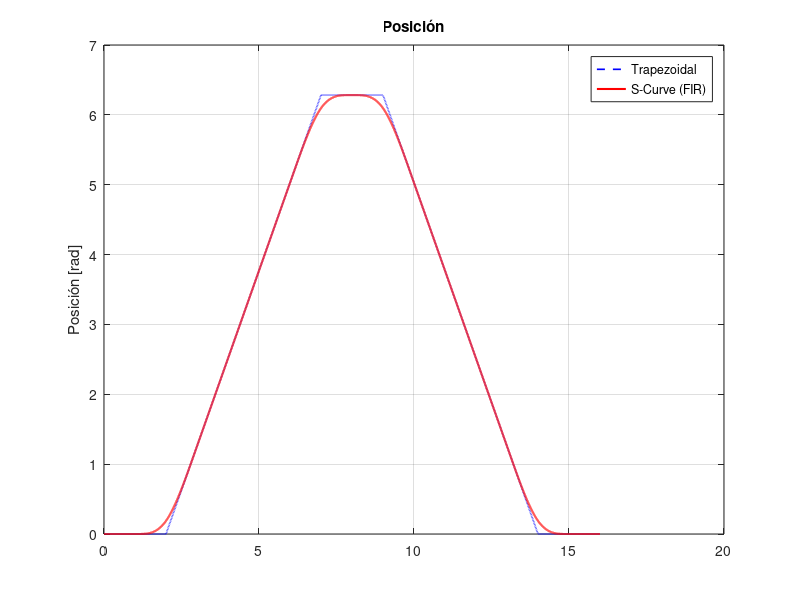
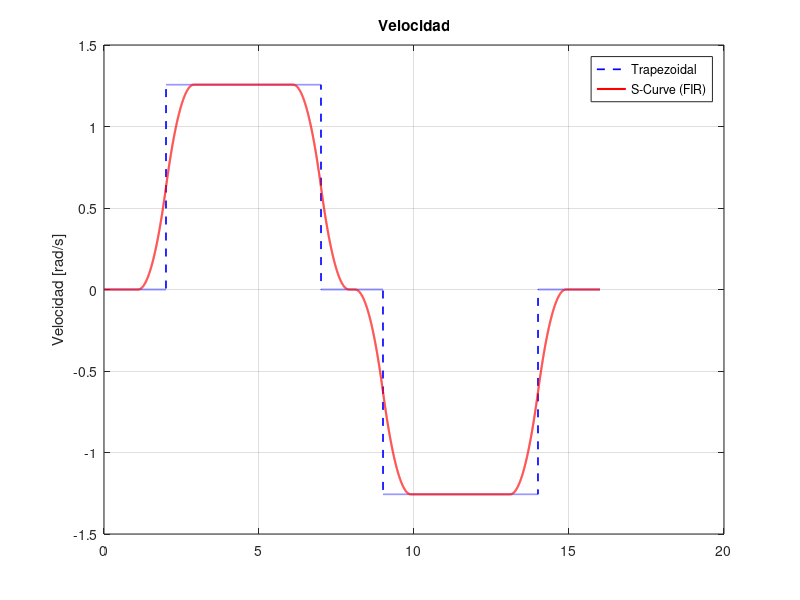
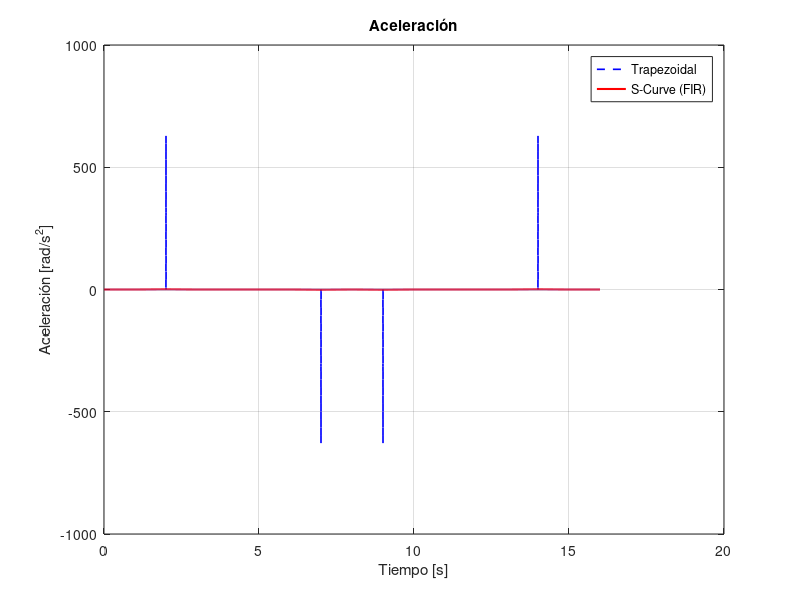
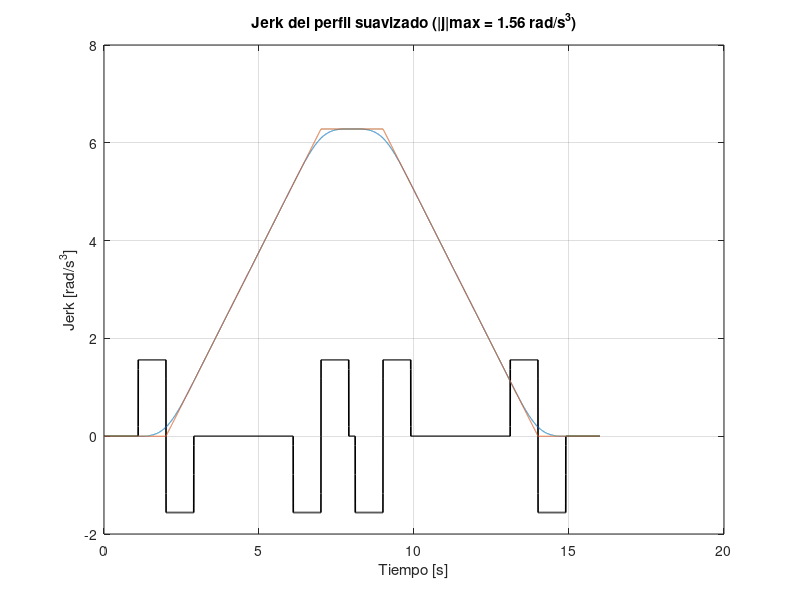

MATLAB code to generate these figures, in order:
%% Perfil S-Curve a partir de un trapezoidal (filtrado FIR)


%% 1. Perfil trapezoidal original (consigna)
t_trap = [0, 2, 7, 9, 14, 16];      % [s]
p_trap = [0, 0, 2*pi, 2*pi, 0, 0];  % [rad]

%% 2. Muestreo fino del perfil original (interpolación lineal)
Ts = 0.001;                          % periodo de muestreo [s] (ajusta según tu lazo)
t = 0:Ts:t_trap(end);
p_orig = interp1(t_trap, p_trap, t, 'linear');

%% 3. Cálculo de velocidad y aceleración del original
v_orig = gradient(p_orig, Ts);
a_orig = gradient(v_orig, Ts);

%% 4. Filtro FIR (media móvil) para suavizar -> S-Curve
% El orden N del filtro se elige según el jerk máximo admisible:
%   N = a_max / (j_max * Ts) - 1
% Con a_max ~ pi rad/s^2 (aprox. del trapezoidal) y j_max deseado.
a_max_trap = max(abs(a_orig));       % aceleración máx del trapezoidal
j_max_deseado = 700;                    % [rad/s^3] AJUSTA este valor
N = round(a_max_trap / (j_max_deseado * Ts) - 1);
N = max(N, 2);                        % al menos orden 2
if mod(N,2)==0, N = N+1; end          % forzar impar para simetría (opcional)

% Filtro de media móvil de N puntos (coeficientes 1/N)
b = ones(1,N)/N;
a = 1;

% Aplicar filtro a la posición (filtfilt evita desfase)
p_s = filtfilt(b, a, p_orig);

%% 5. Derivadas del perfil suavizado
v_s = gradient(p_s, Ts);
a_s = gradient(v_s, Ts);
j_s = gradient(a_s, Ts);

%% 6. Gráficas comparativas


figure('Name','Consigna de movimiento','Color','w');
plot(t, p_orig, 'b--', 'LineWidth',1.2); hold on;
plot(t, p_s, 'r-', 'LineWidth',1.5);
grid on; ylabel('Posición [rad]');
legend('Trapezoidal','S-Curve (FIR)','Location','best');
title('Posición');

figure('Name','velocidad','Color','w');
plot(t, v_orig, 'b--', 'LineWidth',1.2); hold on;
plot(t, v_s, 'r-', 'LineWidth',1.5);
grid on; ylabel('Velocidad [rad/s]');
legend('Trapezoidal','S-Curve (FIR)','Location','best');
title('Velocidad');

figure('Name','Aceleracíon','Color','w');
plot(t, a_orig, 'b--', 'LineWidth',1.2); hold on;
plot(t, a_s, 'r-', 'LineWidth',1.5);
grid on; xlabel('Tiempo [s]'); ylabel('Aceleración [rad/s^2]');
legend('Trapezoidal','S-Curve (FIR)','Location','best');
title('Aceleración');

%% 7. Verificación del jerk
figure('Name','Jerk','Color','w');
plot(t, j_s, 'k-', 'LineWidth',1.2); grid on;
xlabel('Tiempo [s]'); ylabel('Jerk [rad/s^3]');
title(sprintf('Jerk del perfil suavizado (|j|max = %.2f rad/s^3)', max(abs(j_s))));

%% 8. (Opcional) Guardar el perfil suavizado para usarlo en el lazo
% perfil.t = t; perfil.p = p_s; perfil.v = v_s; perfil.a = a_s;
% save('perfil_scurve.mat','-struct','perfil');

%% ===== EXPORTAR VECTORES PARA LOOKUP TABLE DE SIMULINK =====
% Vectores para el bloque 1-D Lookup Table:
%   - t_lut  -> Breakpoints 1
%   - p_lut  -> Table data
t_lut = t(:);        % vector de tiempo (breakpoints)
p_lut = p_s(:);      % posición suavizada (table data)

% (Opcional) vectores extra para feedforward en el lazo del motor
v_lut = v_s(:);      % velocidad suavizada
a_lut = a_s(:);      % aceleración suavizada

% Enviar al workspace base para que Simulink los vea
assignin('base','t_lut',t_lut);
assignin('base','p_lut',p_lut);
assignin('base','v_lut',v_lut);
assignin('base','a_lut',a_lut);

% (Opcional) guardar en .mat para reutilizar sin recalcular
save('perfil_lut.mat','t_lut','p_lut','v_lut','a_lut');

% Resumen en consola
fprintf('\n✅ Vectores exportados al workspace base:\n');
fprintf('   t_lut : %d puntos, de %.3f a %.3f s\n', numel(t_lut), t_lut(1), t_lut(end));
fprintf('   p_lut : %d puntos, de %.3f a %.3f rad\n', numel(p_lut), p_lut(1), p_lut(end));
fprintf('   v_lut : %d puntos, |v|max = %.3f rad/s\n', numel(v_lut), max(abs(v_lut)));
fprintf('   a_lut : %d puntos, |a|max = %.3f rad/s^2\n', numel(a_lut), max(abs(a_lut)));
fprintf('   Archivo guardado: perfil_lut.mat\n');
hold on
plot(t_lut,p_lut)
plot(t_lut,p_orig)
p_lut
